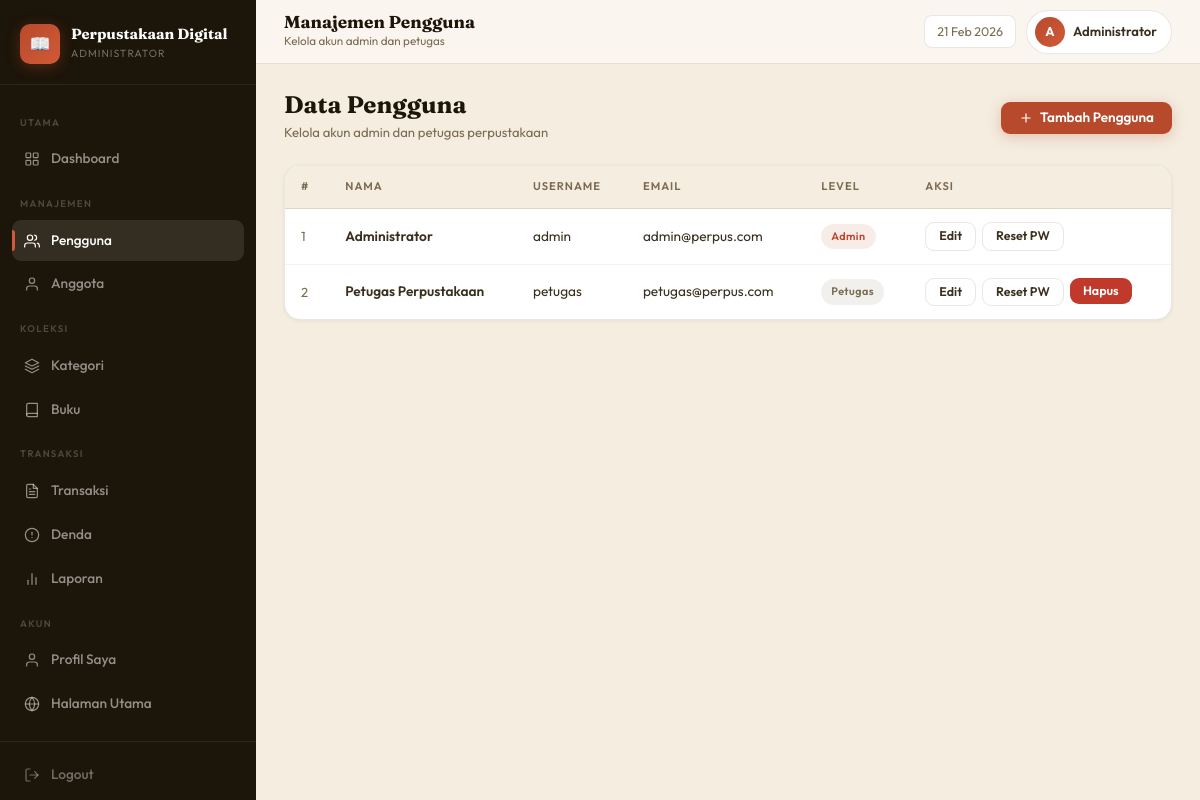
The app's page /admin/pengguna.php (signed in) with its own data.
### tables this page shows
CREATE TABLE `pengguna` (
  `id_pengguna` int(11) NOT NULL AUTO_INCREMENT,
  `username`    varchar(50)  NOT NULL,
  `password`    varchar(255) NOT NULL,
  `nama_pengguna` varchar(100) NOT NULL,
  `email`       varchar(100) DEFAULT NULL,
  `level`       enum('admin','petugas') NOT NULL DEFAULT 'petugas',
  `foto`        varchar(255) DEFAULT NULL,
  `created_at`  datetime DEFAULT CURRENT_TIMESTAMP,
  PRIMARY KEY (`id_pengguna`),
  UNIQUE KEY `username` (`username`)
);

### includes/session.php (called while the page is built, shortened)
<?php
function getPenggunaId()    { initSession(); return $_SESSION['pengguna_id']    ?? null; }

### admin/pengguna.php (the view, shortened to what this page needs)
<?php
require_once '../includes/session.php';
$conn = getConnection();
$users = $conn->query("SELECT * FROM pengguna ORDER BY level,nama_pengguna");
?>
<!DOCTYPE html>
<html lang="id">
<head>
<link rel="stylesheet" href="../assets/css/style.css">
</head>
<body>
<div class="app-wrap">
  <?php include 'includes/nav.php'; ?>
  <div class="main-area">
    <?php include 'includes/header.php'; ?>
    <main class="content">
      <div class="page-header">
        <div>
          <div class="page-header-title">Data Pengguna</div>
          <div class="page-header-sub">Kelola akun admin dan petugas perpustakaan</div>
        </div>
        <button class="btn btn-primary" onclick="document.getElementById('addModal').style.display='flex'">
          <svg viewBox="0 0 24 24"><line x1="12" y1="5" x2="12" y2="19"/><line x1="5" y1="12" x2="19" y2="12"/></svg>
          Tambah Pengguna
        </button>
      </div>
      <div class="card">
        <div class="table-wrap">
          <table>
            <thead>
              <tr>
                <th>#</th><th>Nama</th><th>Username</th><th>Email</th><th>Level</th><th>Aksi</th>
              </tr>
            </thead>
            <tbody>
              <?php if($users && $users->num_rows>0): $no=1; while($r=$users->fetch_assoc()): ?>
              <tr>
                <td class="text-muted text-sm"><?= $no++ ?></td>
                <td><div class="fw-600"><?= htmlspecialchars($r['nama_pengguna']) ?></div></td>
                <td><?= htmlspecialchars($r['username']) ?></td>
                <td><?= htmlspecialchars($r['email']??'—') ?></td>
                <td><span class="badge <?= $r['level']==='admin'?'badge-rust':'badge-muted' ?>"><?= ucfirst($r['level']) ?></span></td>
                <td>
                  <div style="display:flex;gap:6px">
                    <a href="?edit=<?= $r['id_pengguna'] ?>" class="btn btn-ghost btn-sm">Edit</a>
                    <button class="btn btn-ghost btn-sm" onclick="showReset(<?= $r['id_pengguna'] ?>,'<?= htmlspecialchars($r['nama_pengguna']) ?>')">Reset PW</button>
                    <?php if($r['id_pengguna']!=getPenggunaId()): ?>
                    <form method="POST" onsubmit="return confirm('Hapus pengguna ini?')" style="display:inline">
                      <button name="delete" class="btn btn-danger btn-sm">Hapus</button>
                    </form>
                    <?php endif; ?>
                  </div>
                </td>
              </tr>
              <?php endwhile; endif; ?>
            </tbody>
          </table>
        </div>
      </div>
    </main>
  </div>
</div>
</body>
</html>

### assets/css/style.css (style rules this page uses)
:root { --bg: #f4ede0; --bg2: #ede4d2; --paper: #faf6ef; --white: #ffffff; --ink: #1c1509; --ink2: #3b2f1e; --muted: #7c6b52; --border: rgba(80,55,25,.12); --border2: rgba(80,55,25,.06); --rust: #b84a2c; --rust2: #d05a38; --gold: #c48a20; --sage: #496640; --navy: #2c4f7c; --sidebar-w: 256px; --sh0: 0 1px 4px rgba(28,21,9,.06); --sh1: 0 1px 12px rgba(28,21,9,.07); --sh2: 0 6px 32px rgba(28,21,9,.13); --sh3: 0 16px 60px rgba(28,21,9,.18); }
*,*::before,*::after { margin:0; padding:0; box-sizing:border-box; }
html { font-size:16px; scroll-behavior:smooth; }
body { font-family:'Outfit',sans-serif; background:var(--bg); color:var(--ink); line-height:1.6; min-height:100vh; }
a { text-decoration:none; color:inherit; }
button { cursor:pointer; font-family:inherit; }
.app-wrap { display:flex; min-height:100vh; }
.main-area { margin-left:var(--sidebar-w); flex:1; display:flex; flex-direction:column; min-width:0; }
.content { padding:28px; flex:1; }
.card { background:var(--white); border:1px solid var(--border); border-radius:16px; box-shadow:var(--sh0); overflow:hidden; transition:box-shadow .25s, transform .25s; }
.table-wrap { overflow-x:auto; }
table { width:100%; border-collapse:collapse; }
thead th { padding:12px 16px; text-align:left; font-size:.7rem; font-weight:600; text-transform:uppercase; letter-spacing:.09em; color:var(--muted); background:var(--bg); border-bottom:1px solid var(--border); white-space:nowrap; }
tbody td { padding:13px 16px; font-size:.855rem; color:var(--ink2); border-bottom:1px solid var(--border2); vertical-align:middle; }
tbody tr:last-child td { border-bottom:none; }
.badge { display:inline-flex; align-items:center; gap:5px; padding:4px 10px; border-radius:20px; font-size:.68rem; font-weight:600; letter-spacing:.04em; white-space:nowrap; }
.badge-rust { background:rgba(184,74,44,.1); color:var(--rust); }
.badge-muted { background:rgba(124,107,82,.1); color:var(--muted); }
.btn { display:inline-flex; align-items:center; gap:7px; padding:9px 18px; border-radius:9px; font-size:.845rem; font-weight:600; border:none; transition:all .22s; line-height:1; white-space:nowrap; text-decoration:none; }
.btn svg { width:14px; height:14px; stroke:currentColor; fill:none; stroke-width:2; stroke-linecap:round; stroke-linejoin:round; }
.btn-sm { padding:7px 13px; font-size:.78rem; }
.btn-primary { background:var(--rust); color:#fff; box-shadow:0 3px 14px rgba(184,74,44,.28); }
.btn-ghost { background:transparent; color:var(--ink2); border:1.5px solid var(--border); }
.btn-danger { background:#c0392b; color:#fff; }
.page-header { display:flex; align-items:center; justify-content:space-between; flex-wrap:wrap; gap:14px; margin-bottom:22px; }
.page-header-title { font-family:'Fraunces',serif; font-size:1.5rem; font-weight:700; color:var(--ink); line-height:1.1; }
.page-header-sub { font-size:.82rem; color:var(--muted); margin-top:4px; }
.text-muted { color:var(--muted); }
.text-sm { font-size:.82rem; }
.fw-600 { font-weight:600; }

### records on screen
pengguna: nama_pengguna "Administrator", username "admin", email "admin@perpus.com", level "Admin"
pengguna: nama_pengguna "Petugas Perpustakaan", username "petugas", email "petugas@perpus.com", level "Petugas"

### other values on screen
$page_title "Manajemen Pengguna"
$page_sub "Kelola akun admin dan petugas"
substr(getPenggunaName(),0,1) "A"
getPenggunaName() "Administrator"
